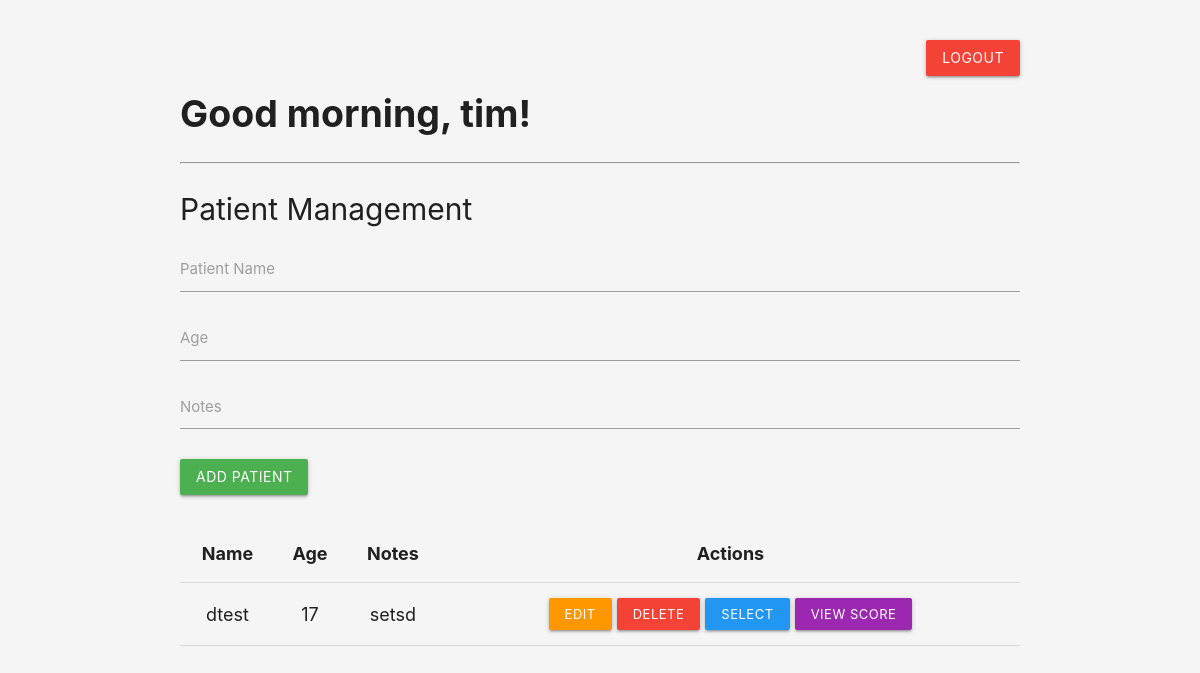
Page /dashboard (signed in) on the earlier database version.
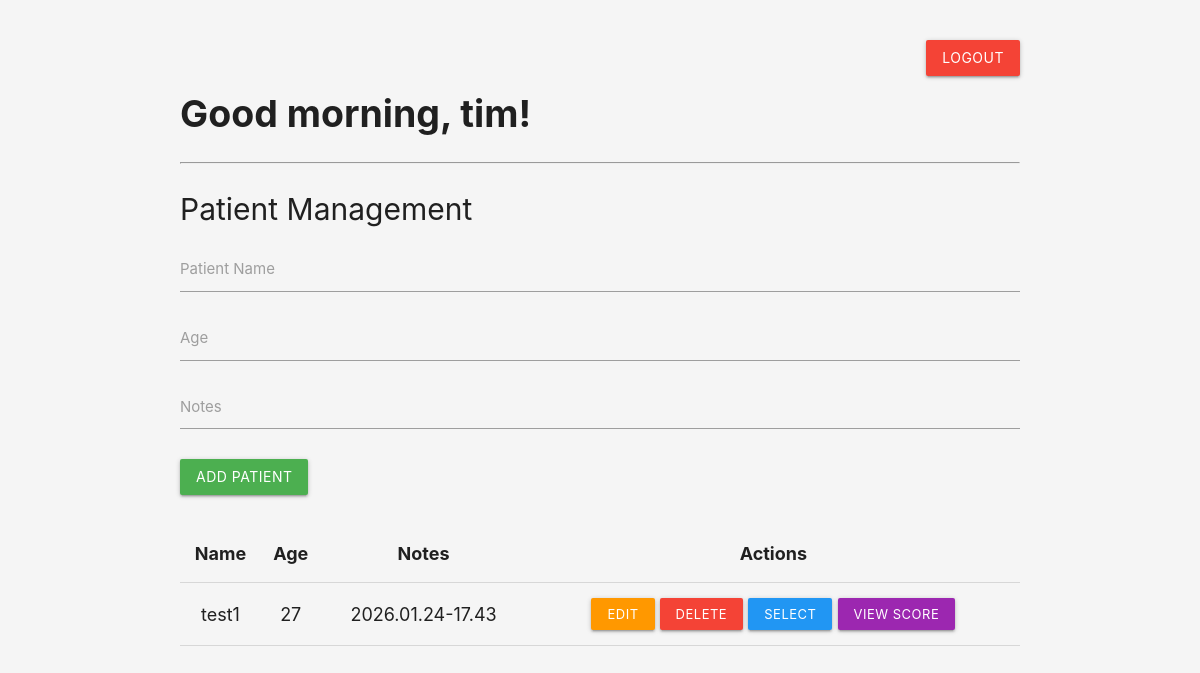
Same page on the later database version.
### app.py (models this page shows)
class User(db.Model):
    id = db.Column(db.Integer, primary_key=True)
    username = db.Column(db.String(50), unique=True, nullable=False)
    password_hash = db.Column(db.String(255), nullable=False)
    patients = db.relationship('Patient', backref='user', lazy=True)

class Patient(db.Model):
    id = db.Column(db.Integer, primary_key=True)
    name = db.Column(db.String(100), nullable=False)
    age = db.Column(db.Integer, nullable=True)
    notes = db.Column(db.Text, nullable=True)
    user_id = db.Column(db.Integer, db.ForeignKey('user.id'), nullable=False)
    scores = db.relationship('Score', backref='patient', lazy=True)

### app.py (the view)
@app.route("/dashboard")
def dashboard():
    if "user_id" not in session:
        return redirect(url_for("login"))
    user = User.query.get(session["user_id"])
    patients = Patient.query.filter_by(user_id=user.id).all() if user else []
    import datetime
    now = datetime.datetime.now()
    username = user.username if user else ""
    return render_template("dashboard.html", patients=patients, now=now, username=username)

### templates/dashboard.html (shortened to what this page needs)
<!DOCTYPE html>
<html lang="en">
<head>
    <link rel="stylesheet" href="https://cdnjs.cloudflare.com/ajax/libs/materialize/1.0.0/css/materialize.min.css">
</head>
<body>
<div class="container">
    <div style="text-align:right; margin-bottom:10px;">
        <a href="/logout" class="btn red">Logout</a>
    </div>
    {% set hour = now.hour %}
    {% if hour < 12 %}
        {% set greeting = 'Good morning' %}
    {% elif hour < 18 %}
        {% set greeting = 'Good afternoon' %}
    {% else %}
        {% set greeting = 'Good evening' %}
    {% endif %}
    <div class="greeting-message" style="font-size:2.5rem; font-weight:bold; margin-bottom:20px;">{{ greeting }}, {{ username }}!</div>
    <hr>
    <h3 class="section-title">Patient Management</h3>
    <form method="POST" action="/add_patient">
        <div class="input-field">
            <input type="text" name="name" required>
            <label>Patient Name</label>
        </div>
        <div class="input-field">
            <input type="number" name="age">
            <label>Age</label>
        </div>
        <div class="input-field">
            <textarea name="notes" class="materialize-textarea"></textarea>
            <label>Notes</label>
        </div>
        <button class="btn green" type="submit">Add Patient</button>
    </form>
    <table class="patient-table highlight centered" style="margin-top:30px;">
        <thead>
            <tr>
                <th>Name</th>
                <th>Age</th>
                <th>Notes</th>
                <th>Actions</th>
            </tr>
        </thead>
        <tbody>
            {% for patient in patients %}
            <tr>
                <td>{{ patient.name }}</td>
                <td>{{ patient.age }}</td>
                <td>{{ patient.notes }}</td>
                <td>
                    <a href="/edit_patient/{{ patient.id }}" class="btn-small orange">Edit</a>
                    <a href="/delete_patient/{{ patient.id }}" class="btn-small red" onclick="return confirm('Delete this patient?');">Delete</a>
                    <a href="/select_patient/{{ patient.id }}" class="btn-small blue">Select</a>
                    <a href="/view_patient_scores/{{ patient.id }}" class="btn-small purple">View Score</a>
                </td>
            </tr>
            {% endfor %}
        </tbody>
    </table>
</div>
</body>
</html>

### templates/dashboard.html (style rules this page uses)
body { background: #f5f5f5; }
.container { margin-top: 40px; }
.section-title { font-size: 2rem; margin-bottom: 20px; }
.patient-table th, .patient-table td { font-size: 1.2rem; }

Differences in the rows shown:
removed Patient: name "dtest", age "17", notes "setsd"
added Patient: name "test1", age "27", notes "2026.01.24-17.43"
